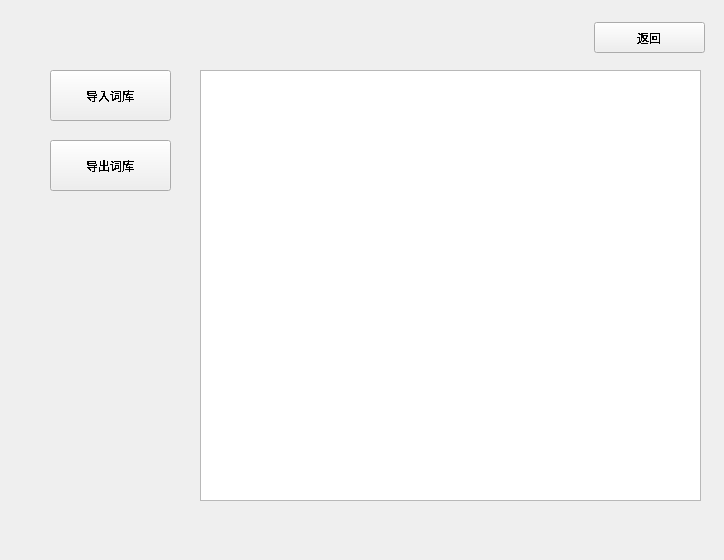
<?xml version="1.0" encoding="UTF-8"?>
<ui version="4.0">
 <class>Wordbase</class>
 <widget class="QWidget" name="Wordbase">
  <property name="geometry">
   <rect>
    <x>0</x>
    <y>0</y>
    <width>724</width>
    <height>560</height>
   </rect>
  </property>
  <property name="windowTitle">
   <string>浏览词库</string>
  </property>
  <property name="windowIcon">
   <iconset>
    <normaloff>:/english.png</normaloff>:/english.png</iconset>
  </property>
  <widget class="QPushButton" name="importbutton">
   <property name="geometry">
    <rect>
     <x>50</x>
     <y>70</y>
     <width>121</width>
     <height>51</height>
    </rect>
   </property>
   <property name="font">
    <font>
     <family>宋体</family>
     <weight>50</weight>
     <bold>false</bold>
     <stylestrategy>NoAntialias</stylestrategy>
    </font>
   </property>
   <property name="mouseTracking">
    <bool>false</bool>
   </property>
   <property name="text">
    <string>导入词库</string>
   </property>
  </widget>
  <widget class="QPushButton" name="exportbutton">
   <property name="geometry">
    <rect>
     <x>50</x>
     <y>140</y>
     <width>121</width>
     <height>51</height>
    </rect>
   </property>
   <property name="font">
    <font>
     <family>宋体</family>
     <weight>50</weight>
     <bold>false</bold>
     <stylestrategy>NoAntialias</stylestrategy>
    </font>
   </property>
   <property name="mouseTracking">
    <bool>false</bool>
   </property>
   <property name="text">
    <string>导出词库</string>
   </property>
  </widget>
  <widget class="QPushButton" name="exitbutton">
   <property name="geometry">
    <rect>
     <x>594</x>
     <y>22</y>
     <width>111</width>
     <height>31</height>
    </rect>
   </property>
   <property name="font">
    <font>
     <family>宋体</family>
     <weight>50</weight>
     <bold>false</bold>
     <stylestrategy>NoAntialias</stylestrategy>
    </font>
   </property>
   <property name="mouseTracking">
    <bool>false</bool>
   </property>
   <property name="text">
    <string>返回</string>
   </property>
  </widget>
  <widget class="QTableWidget" name="wordtable">
   <property name="geometry">
    <rect>
     <x>200</x>
     <y>70</y>
     <width>501</width>
     <height>431</height>
    </rect>
   </property>
   <property name="font">
    <font>
     <family>宋体</family>
    </font>
   </property>
  </widget>
 </widget>
 <resources>
  <include location="stylesheet.qrc"/>
 </resources>
 <connections/>
</ui>
